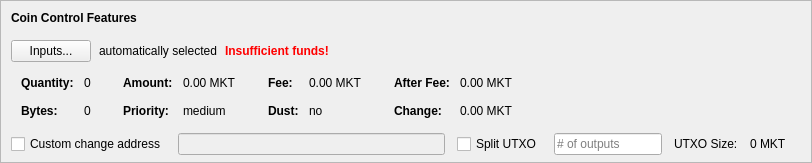
    <widget class="QFrame" name="frameCoinControl">
     <property name="sizePolicy">
      <sizepolicy hsizetype="Expanding" vsizetype="Expanding">
       <horstretch>0</horstretch>
       <verstretch>0</verstretch>
      </sizepolicy>
     </property>
     <property name="maximumSize">
      <size>
       <width>16777215</width>
       <height>16777215</height>
      </size>
     </property>
     <property name="frameShape">
      <enum>QFrame::StyledPanel</enum>
     </property>
     <property name="frameShadow">
      <enum>QFrame::Sunken</enum>
     </property>
     <layout class="QVBoxLayout" name="verticalLayoutCoinControl2">
      <property name="spacing">
       <number>0</number>
      </property>
      <property name="leftMargin">
       <number>0</number>
      </property>
      <property name="topMargin">
       <number>0</number>
      </property>
      <property name="rightMargin">
       <number>0</number>
      </property>
      <property name="bottomMargin">
       <number>6</number>
      </property>
      <item>
       <layout class="QVBoxLayout" name="verticalLayoutCoinControl" stretch="0,0,0,0,1">
        <property name="spacing">
         <number>0</number>
        </property>
        <property name="leftMargin">
         <number>10</number>
        </property>
        <property name="topMargin">
         <number>10</number>
        </property>
        <item>
         <layout class="QHBoxLayout" name="horizontalLayoutCoinControl1">
          <property name="bottomMargin">
           <number>15</number>
          </property>
          <item>
           <widget class="QLabel" name="labelCoinControlFeatures">
            <property name="sizePolicy">
             <sizepolicy hsizetype="Preferred" vsizetype="Maximum">
              <horstretch>0</horstretch>
              <verstretch>0</verstretch>
             </sizepolicy>
            </property>
            <property name="font">
             <font>
              <weight>75</weight>
              <bold>true</bold>
             </font>
            </property>
            <property name="styleSheet">
             <string notr="true">font-weight:bold;</string>
            </property>
            <property name="text">
             <string>Coin Control Features</string>
            </property>
           </widget>
          </item>
         </layout>
        </item>
        <item>
         <layout class="QHBoxLayout" name="horizontalLayoutCoinControl2" stretch="0,0,0,0">
          <property name="spacing">
           <number>8</number>
          </property>
          <property name="bottomMargin">
           <number>10</number>
          </property>
          <item>
           <widget class="QPushButton" name="pushButtonCoinControl">
            <property name="styleSheet">
             <string notr="true"/>
            </property>
            <property name="text">
             <string>Inputs...</string>
            </property>
            <property name="autoDefault">
             <bool>false</bool>
            </property>
           </widget>
          </item>
          <item>
           <widget class="QLabel" name="labelCoinControlAutomaticallySelected">
            <property name="text">
             <string>automatically selected</string>
            </property>
            <property name="margin">
             <number>5</number>
            </property>
           </widget>
          </item>
          <item>
           <widget class="QLabel" name="labelCoinControlInsuffFunds">
            <property name="font">
             <font>
              <weight>75</weight>
              <bold>true</bold>
             </font>
            </property>
            <property name="styleSheet">
             <string notr="true">color:red;font-weight:bold;</string>
            </property>
            <property name="text">
             <string>Insufficient funds!</string>
            </property>
            <property name="margin">
             <number>5</number>
            </property>
           </widget>
          </item>
          <item>
           <spacer name="horizontalSpacerCoinControl">
            <property name="orientation">
             <enum>Qt::Horizontal</enum>
            </property>
            <property name="sizeHint" stdset="0">
             <size>
              <width>40</width>
              <height>1</height>
             </size>
            </property>
           </spacer>
          </item>
         </layout>
        </item>
        <item>
         <widget class="QWidget" name="widgetCoinControl" native="true">
          <property name="sizePolicy">
           <sizepolicy hsizetype="Preferred" vsizetype="Preferred">
            <horstretch>0</horstretch>
            <verstretch>0</verstretch>
           </sizepolicy>
          </property>
          <property name="minimumSize">
           <size>
            <width>0</width>
            <height>0</height>
           </size>
          </property>
          <property name="styleSheet">
           <string notr="true"/>
          </property>
          <layout class="QHBoxLayout" name="horizontalLayoutCoinControl5">
           <property name="leftMargin">
            <number>0</number>
           </property>
           <property name="topMargin">
            <number>0</number>
           </property>
           <property name="rightMargin">
            <number>0</number>
           </property>
           <property name="bottomMargin">
            <number>0</number>
           </property>
           <item>
            <layout class="QHBoxLayout" name="horizontalLayoutCoinControl3" stretch="0,0,0,1">
             <property name="spacing">
              <number>20</number>
             </property>
             <property name="topMargin">
              <number>0</number>
             </property>
             <property name="bottomMargin">
              <number>10</number>
             </property>
             <item>
              <layout class="QFormLayout" name="formLayoutCoinControl1">
               <property name="horizontalSpacing">
                <number>10</number>
               </property>
               <property name="verticalSpacing">
                <number>14</number>
               </property>
               <property name="leftMargin">
                <number>10</number>
               </property>
               <property name="topMargin">
                <number>4</number>
               </property>
               <property name="rightMargin">
                <number>6</number>
               </property>
               <item row="0" column="0">
                <widget class="QLabel" name="labelCoinControlQuantityText">
                 <property name="font">
                  <font>
                   <weight>75</weight>
                   <bold>true</bold>
                  </font>
                 </property>
                 <property name="text">
                  <string>Quantity:</string>
                 </property>
                 <property name="margin">
                  <number>0</number>
                 </property>
                </widget>
               </item>
               <item row="0" column="1">
                <widget class="QLabel" name="labelCoinControlQuantity">
                 <property name="cursor">
                  <cursorShape>IBeamCursor</cursorShape>
                 </property>
                 <property name="contextMenuPolicy">
                  <enum>Qt::ActionsContextMenu</enum>
                 </property>
                 <property name="text">
                  <string notr="true">0</string>
                 </property>
                 <property name="margin">
                  <number>0</number>
                 </property>
                 <property name="textInteractionFlags">
                  <set>Qt::LinksAccessibleByMouse|Qt::TextSelectableByKeyboard|Qt::TextSelectableByMouse</set>
                 </property>
                </widget>
               </item>
               <item row="1" column="0">
                <widget class="QLabel" name="labelCoinControlBytesText">
                 <property name="font">
                  <font>
                   <weight>75</weight>
                   <bold>true</bold>
                  </font>
                 </property>
                 <property name="text">
                  <string>Bytes:</string>
                 </property>
                </widget>
               </item>
               <item row="1" column="1">
                <widget class="QLabel" name="labelCoinControlBytes">
                 <property name="cursor">
                  <cursorShape>IBeamCursor</cursorShape>
                 </property>
                 <property name="contextMenuPolicy">
                  <enum>Qt::ActionsContextMenu</enum>
                 </property>
                 <property name="text">
                  <string notr="true">0</string>
                 </property>
                 <property name="textInteractionFlags">
                  <set>Qt::LinksAccessibleByMouse|Qt::TextSelectableByKeyboard|Qt::TextSelectableByMouse</set>
                 </property>
                </widget>
               </item>
              </layout>
             </item>
             <item>
              <layout class="QFormLayout" name="formLayoutCoinControl2">
               <property name="horizontalSpacing">
                <number>10</number>
               </property>
               <property name="verticalSpacing">
                <number>14</number>
               </property>
               <property name="leftMargin">
                <number>6</number>
               </property>
               <property name="topMargin">
                <number>4</number>
               </property>
               <property name="rightMargin">
                <number>6</number>
               </property>
               <item row="0" column="0">
                <widget class="QLabel" name="labelCoinControlAmountText">
                 <property name="font">
                  <font>
                   <weight>75</weight>
                   <bold>true</bold>
                  </font>
                 </property>
                 <property name="text">
                  <string>Amount:</string>
                 </property>
                 <property name="margin">
                  <number>0</number>
                 </property>
                </widget>
               </item>
               <item row="0" column="1">
                <widget class="QLabel" name="labelCoinControlAmount">
                 <property name="cursor">
                  <cursorShape>IBeamCursor</cursorShape>
                 </property>
                 <property name="contextMenuPolicy">
                  <enum>Qt::ActionsContextMenu</enum>
                 </property>
                 <property name="text">
                  <string notr="true">0.00 MKT</string>
                 </property>
                 <property name="textInteractionFlags">
                  <set>Qt::LinksAccessibleByMouse|Qt::TextSelectableByKeyboard|Qt::TextSelectableByMouse</set>
                 </property>
                </widget>
               </item>
               <item row="1" column="0">
                <widget class="QLabel" name="labelCoinControlPriorityText">
                 <property name="font">
                  <font>
                   <weight>75</weight>
                   <bold>true</bold>
                  </font>
                 </property>
                 <property name="text">
                  <string>Priority:</string>
                 </property>
                </widget>
               </item>
               <item row="1" column="1">
                <widget class="QLabel" name="labelCoinControlPriority">
                 <property name="cursor">
                  <cursorShape>IBeamCursor</cursorShape>
                 </property>
                 <property name="contextMenuPolicy">
                  <enum>Qt::ActionsContextMenu</enum>
                 </property>
                 <property name="text">
                  <string>medium</string>
                 </property>
                 <property name="textInteractionFlags">
                  <set>Qt::LinksAccessibleByMouse|Qt::TextSelectableByKeyboard|Qt::TextSelectableByMouse</set>
                 </property>
                </widget>
               </item>
              </layout>
             </item>
             <item>
              <layout class="QFormLayout" name="formLayoutCoinControl3">
               <property name="horizontalSpacing">
                <number>10</number>
               </property>
               <property name="verticalSpacing">
                <number>14</number>
               </property>
               <property name="leftMargin">
                <number>6</number>
               </property>
               <property name="topMargin">
                <number>4</number>
               </property>
               <property name="rightMargin">
                <number>6</number>
               </property>
               <item row="0" column="0">
                <widget class="QLabel" name="labelCoinControlFeeText">
                 <property name="font">
                  <font>
                   <weight>75</weight>
                   <bold>true</bold>
                  </font>
                 </property>
                 <property name="text">
                  <string>Fee:</string>
                 </property>
                 <property name="margin">
                  <number>0</number>
                 </property>
                </widget>
               </item>
               <item row="0" column="1">
                <widget class="QLabel" name="labelCoinControlFee">
                 <property name="cursor">
                  <cursorShape>IBeamCursor</cursorShape>
                 </property>
                 <property name="contextMenuPolicy">
                  <enum>Qt::ActionsContextMenu</enum>
                 </property>
                 <property name="text">
                  <string notr="true">0.00 MKT</string>
                 </property>
                 <property name="textInteractionFlags">
                  <set>Qt::LinksAccessibleByMouse|Qt::TextSelectableByKeyboard|Qt::TextSelectableByMouse</set>
                 </property>
                </widget>
               </item>
               <item row="1" column="0">
                <widget class="QLabel" name="labelCoinControlLowOutputText">
                 <property name="font">
                  <font>
                   <weight>75</weight>
                   <bold>true</bold>
                  </font>
                 </property>
                 <property name="text">
                  <string>Dust:</string>
                 </property>
                </widget>
               </item>
               <item row="1" column="1">
                <widget class="QLabel" name="labelCoinControlLowOutput">
                 <property name="cursor">
                  <cursorShape>IBeamCursor</cursorShape>
                 </property>
                 <property name="contextMenuPolicy">
                  <enum>Qt::ActionsContextMenu</enum>
                 </property>
                 <property name="text">
                  <string>no</string>
                 </property>
                 <property name="textInteractionFlags">
                  <set>Qt::LinksAccessibleByMouse|Qt::TextSelectableByKeyboard|Qt::TextSelectableByMouse</set>
                 </property>
                </widget>
               </item>
              </layout>
             </item>
             <item>
              <layout class="QFormLayout" name="formLayoutCoinControl4">
               <property name="horizontalSpacing">
                <number>10</number>
               </property>
               <property name="verticalSpacing">
                <number>14</number>
               </property>
               <property name="leftMargin">
                <number>6</number>
               </property>
               <property name="topMargin">
                <number>4</number>
               </property>
               <property name="rightMargin">
                <number>6</number>
               </property>
               <item row="0" column="0">
                <widget class="QLabel" name="labelCoinControlAfterFeeText">
                 <property name="font">
                  <font>
                   <weight>75</weight>
                   <bold>true</bold>
                  </font>
                 </property>
                 <property name="text">
                  <string>After Fee:</string>
                 </property>
                 <property name="margin">
                  <number>0</number>
                 </property>
                </widget>
               </item>
               <item row="0" column="1">
                <widget class="QLabel" name="labelCoinControlAfterFee">
                 <property name="cursor">
                  <cursorShape>IBeamCursor</cursorShape>
                 </property>
                 <property name="contextMenuPolicy">
                  <enum>Qt::ActionsContextMenu</enum>
                 </property>
                 <property name="text">
                  <string notr="true">0.00 MKT</string>
                 </property>
                 <property name="textInteractionFlags">
                  <set>Qt::LinksAccessibleByMouse|Qt::TextSelectableByKeyboard|Qt::TextSelectableByMouse</set>
                 </property>
                </widget>
               </item>
               <item row="1" column="0">
                <widget class="QLabel" name="labelCoinControlChangeText">
                 <property name="font">
                  <font>
                   <weight>75</weight>
                   <bold>true</bold>
                  </font>
                 </property>
                 <property name="text">
                  <string>Change:</string>
                 </property>
                </widget>
               </item>
               <item row="1" column="1">
                <widget class="QLabel" name="labelCoinControlChange">
                 <property name="cursor">
                  <cursorShape>IBeamCursor</cursorShape>
                 </property>
                 <property name="contextMenuPolicy">
                  <enum>Qt::ActionsContextMenu</enum>
                 </property>
                 <property name="text">
                  <string notr="true">0.00 MKT</string>
                 </property>
                 <property name="textInteractionFlags">
                  <set>Qt::LinksAccessibleByMouse|Qt::TextSelectableByKeyboard|Qt::TextSelectableByMouse</set>
                 </property>
                </widget>
               </item>
              </layout>
             </item>
            </layout>
           </item>
          </layout>
         </widget>
        </item>
        <item>
         <layout class="QHBoxLayout" name="horizontalLayoutCoinControl4" stretch="0,0,0,0,0,0,0">
          <property name="spacing">
           <number>12</number>
          </property>
          <property name="sizeConstraint">
           <enum>QLayout::SetDefaultConstraint</enum>
          </property>
          <property name="topMargin">
           <number>5</number>
          </property>
          <property name="rightMargin">
           <number>5</number>
          </property>
          <item>
           <widget class="QCheckBox" name="checkBoxCoinControlChange">
            <property name="toolTip">
             <string>If this is activated, but the change address is empty or invalid, change will be sent to a newly generated address.</string>
            </property>
            <property name="text">
             <string>Custom change address</string>
            </property>
           </widget>
          </item>
          <item>
           <widget class="QValidatedLineEdit" name="lineEditCoinControlChange">
            <property name="enabled">
             <bool>false</bool>
            </property>
            <property name="sizePolicy">
             <sizepolicy hsizetype="Expanding" vsizetype="Fixed">
              <horstretch>0</horstretch>
              <verstretch>0</verstretch>
             </sizepolicy>
            </property>
           </widget>
          </item>
          <item>
           <widget class="QCheckBox" name="splitBlockCheckBox">
            <property name="text">
             <string>Split UTXO</string>
            </property>
           </widget>
          </item>
          <item>
           <widget class="QLineEdit" name="splitBlockLineEdit">
            <property name="sizePolicy">
             <sizepolicy hsizetype="Fixed" vsizetype="Fixed">
              <horstretch>50</horstretch>
              <verstretch>0</verstretch>
             </sizepolicy>
            </property>
            <property name="placeholderText">
             <string># of outputs</string>
            </property>
           </widget>
          </item>
          <item>
           <widget class="QLabel" name="labelBlockSizeText">
            <property name="text">
             <string>UTXO Size:</string>
            </property>
           </widget>
          </item>
          <item>
           <widget class="QLabel" name="labelBlockSize">
            <property name="text">
             <string>0 MKT</string>
            </property>
           </widget>
          </item>
          <item>
           <widget class="QLabel" name="labelCoinControlChangeLabel">
            <property name="sizePolicy">
             <sizepolicy hsizetype="Preferred" vsizetype="Expanding">
              <horstretch>0</horstretch>
              <verstretch>0</verstretch>
             </sizepolicy>
            </property>
            <property name="minimumSize">
             <size>
              <width>0</width>
              <height>0</height>
             </size>
            </property>
            <property name="text">
             <string/>
            </property>
            <property name="margin">
             <number>3</number>
            </property>
           </widget>
          </item>
         </layout>
        </item>
        <item>
         <spacer name="verticalSpacerCoinControl">
          <property name="orientation">
           <enum>Qt::Vertical</enum>
          </property>
          <property name="sizeHint" stdset="0">
           <size>
            <width>800</width>
            <height>1</height>
           </size>
          </property>
         </spacer>
        </item>
       </layout>
      </item>
     </layout>
    </widget>
